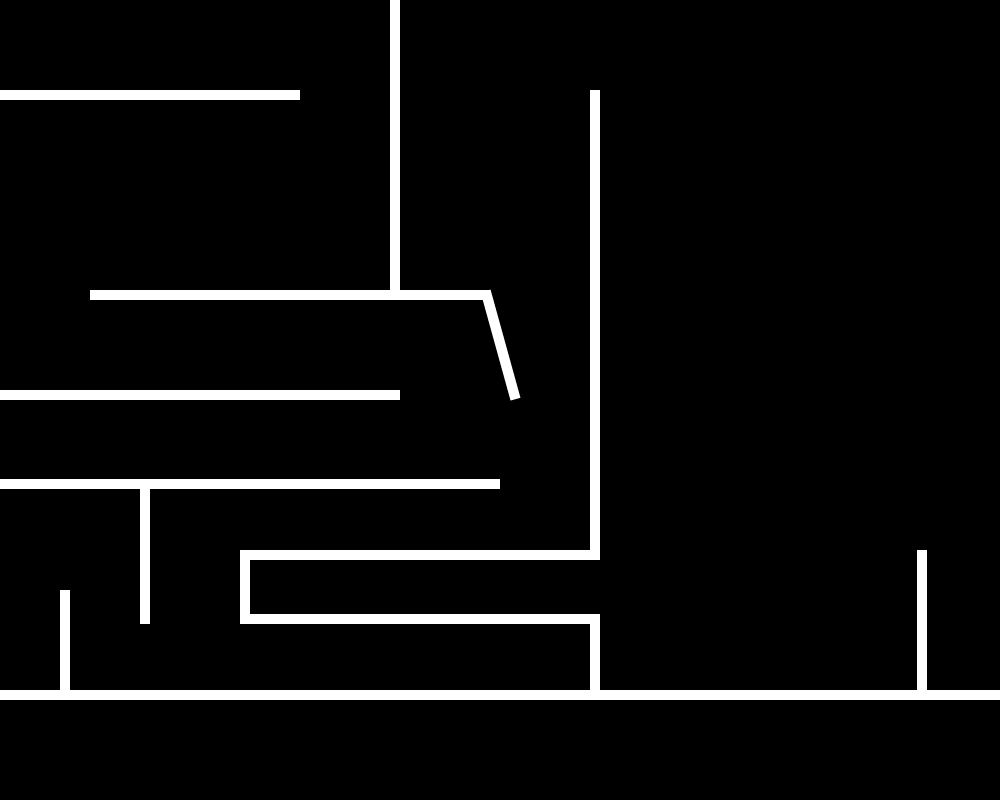
#> input picture level_maker/level design/level1.png, 1000 x 800 px, found by its file name
$ python level_maker.py   (older library calls are emulated)
#> lines starting #> are read from the running program, lines starting #| are printed output that depends on the picture; long printed decimals are rounded
#> in main, image is the input picture: shape (800, 1000, 4); mean R, G, B, A 14.9, 14.9, 14.9, 255
import sys, collections, math
import numpy as np

from scipy import misc, interpolate
from skimage.draw import line_aa

class Loc:
    def __init__(self,x,y):
        self.x=x
        self.y=y
    def __str__(self):
        return "(" + str(self.x) + "," + str(self.y) + ")"
    x = 0
    y = 0

    def clone( self ):
        return Loc( self.x, self.y )

    def up( self, amount ):
        return Loc( self.x, self.y-amount)
    def down( self, amount ):
        return Loc( self.x, self.y+amount)
    def left( self, amount ):
        return Loc( self.x-amount, self.y)
    def right( self, amount ):
        return Loc( self.x+amount, self.y)

    def get_eight_edges( self ):
        yield Loc(self.x-1,self.y  )
        yield Loc(self.x-1,self.y-1)
        yield Loc(self.x  ,self.y-1)
        yield Loc(self.x+1,self.y-1)
        yield Loc(self.x+1,self.y  )
        yield Loc(self.x+1,self.y+1)
        yield Loc(self.x  ,self.y+1)
        yield Loc(self.x-1,self.y+1)

    def add_polar( self, r, theta ):
        return Loc( self.x+r*math.cos(theta),self.y+r*math.sin(theta))

    def angle_to( self, other ):
        return math.atan2(other.y-self.y,other.x-self.x)


    def distance_to( self, other ):
        return math.sqrt( math.pow( other.x-self.x,2) + math.pow( other.y-self.y,2) )


    def rotate_around( self, other, angle ):
        theta = other.angle_to(self) + angle
        r = other.distance_to(self)
        return Loc( int(r*math.cos(theta)+other.x),int(r*math.sin(theta)+other.y) )
def distance_flood_2( in_image, tracking_color ):
#> called with tracking_color = (0, 0, 0)
    width = in_image.shape[1]
#> width = 1000
    height = in_image.shape[0]
#> height = 800
    loop_count = 0

    #find tracking color
    x_v = np.tile( np.arange(width), height )
    y_v = np.repeat( np.arange(height), width )
    is_color = np.logical_and((in_image[y_v,x_v,0] == tracking_color[0]),
                (in_image[y_v,x_v,1] == tracking_color[1]),
                (in_image[y_v,x_v,2] == tracking_color[2]))

    interest_list_x_v = x_v[is_color]
    interest_list_y_v = y_v[is_color]

    flood_map = np.full((height,width), float( "inf" ))
    flood_map[interest_list_y_v,interest_list_x_v] = 0

    loop_count = 0
    while( len(interest_list_x_v) > 0 ):

        def propogate_improvement(from_x_v,from_y_v,to_x_v,to_y_v,too_far_v):
            not_too_far_v = ~too_far_v
            from_x_v = from_x_v[not_too_far_v]
            from_y_v = from_y_v[not_too_far_v]
            to_x_v   = to_x_v[not_too_far_v]
            to_y_v   = to_y_v[not_too_far_v]

            suggested_value_v = flood_map[from_y_v,from_x_v] + 1
            is_color_v = np.logical_and( (in_image[to_y_v,to_x_v,0] == tracking_color[0]),
                (in_image[to_y_v,to_x_v,1] == tracking_color[1]),
                (in_image[to_y_v,to_x_v,2] == tracking_color[2]))
            suggested_value_v[is_color_v] = 0
            is_improvement_v = suggested_value_v < flood_map[to_y_v,to_x_v]
            good_to_y_v = to_y_v[is_improvement_v]
            good_to_x_v = to_x_v[is_improvement_v]
            good_suggested_value_v = suggested_value_v[is_improvement_v]

            flood_map[good_to_y_v,good_to_x_v] = good_suggested_value_v
            return good_to_x_v,good_to_y_v


        interest_list_y_up_v = interest_list_y_v-1
        good_up_x_v   , good_up_y_v    = propogate_improvement( interest_list_x_v, interest_list_y_v, interest_list_x_v      , interest_list_y_up_v  , interest_list_y_up_v    < 0       )
        interest_list_x_left_v = interest_list_x_v-1
        good_left_x_v , good_left_y_v  = propogate_improvement( interest_list_x_v, interest_list_y_v, interest_list_x_left_v , interest_list_y_v     , interest_list_x_left_v  < 0       )
        interest_list_y_down_v = interest_list_y_v+1
        good_down_x_v , good_down_y_v  = propogate_improvement( interest_list_x_v, interest_list_y_v, interest_list_x_v      , interest_list_y_down_v, interest_list_y_down_v  >= height )
        interest_list_x_right_v = interest_list_x_v+1
        good_right_x_v, good_right_y_v = propogate_improvement( interest_list_x_v, interest_list_y_v, interest_list_x_right_v, interest_list_y_v     , interest_list_x_right_v >= width  )

        good_x_v = np.concatenate((good_up_x_v,good_left_x_v,good_down_x_v,good_right_x_v))
        good_y_v = np.concatenate((good_up_y_v,good_left_y_v,good_down_y_v,good_right_y_v))
        if len(good_x_v) > 0:
            good_yx = np.dstack((good_y_v,good_x_v))
            good_yx = np.reshape(good_yx, (-1,2) ) #remove extra dimenson
            good_yx = np.unique( good_yx, axis=0 )
            interest_list_x_v = good_yx[:,1]
            interest_list_y_v = good_yx[:,0]
        else:
            interest_list_x_v = good_x_v
            interest_list_y_v = good_y_v

        loop_count += 1
        print( "interest list len: " + str(len(interest_list_x_v)) + " loop_count " + str( loop_count ) )
#> this loop made 9 passes
#> (interest_list_x_v, interest_list_y_v) on pass 8: ([394, 395, 144, 145, 64, 65, 594, 595, 921, 922], [292, 292, 486, 486, 692, 692, 692, 692, 692, 692])
#| interest list len: 9351 loop_count 1
#| interest list len: 9321 loop_count 2
#| interest list len: 9291 loop_count 3
#| interest list len: 9259 loop_count 4
#| interest list len: 9228 loop_count 5
#| interest list len: 308 loop_count 6
#| interest list len: 69 loop_count 7
#| interest list len: 10 loop_count 8
#> (further printed lines are left out)
#> after the loop, loop_count = 9
    return flood_map

# [32 lines left out: function distance_flood, not called in this run]

def find_needs( area ):
    area_shape = area.shape
    for y in range( area_shape[0] ):
        for x in range(area_shape[1] ):
            if area[y,x] != 0:
                yield Loc(x,y)

def climb_hill( area, loc ):
    done = False
    while not done:
        done = True
        for edge in loc.get_eight_edges():
            if edge.x < 0: continue
            if edge.y < 0: continue
            if edge.x >= area.shape[1]: continue
            if edge.y >= area.shape[0]: continue

            if area[edge.y,edge.x] > area[loc.y,loc.x]:
                loc = edge
                done = False
                continue
    return loc

def get_walk_value( area, line ):
    width = area.shape[1]
    height = area.shape[0]


    distance = line.length()
    step_v = np.arange( 0, distance, .1 )

    test_x_v = step_v/distance*(line.b.x-line.a.x)+line.a.x
    test_y_v = step_v/distance*(line.b.y-line.a.y)+line.a.y

    off_screen = (test_x_v<0).any() or (test_x_v>width-1.001).any() or \
                 (test_y_v<0).any() or (test_y_v>height-1.001).any()

    test_x_v = np.maximum( 0, np.minimum( width-1.001,  test_x_v ) )
    test_y_v = np.maximum( 0, np.minimum( height-1.001, test_y_v ) )

    left_v = np.floor( test_x_v ).astype(int)
    right_v = left_v + 1
    top_v  = np.floor( test_y_v ).astype(int)
    bottom_v = top_v + 1

    top_right_value_v    = area[ top_v   , right_v ]
    top_left_value_v     = area[ top_v   , left_v  ]
    bottom_right_value_v = area[ bottom_v, right_v ]
    bottom_left_value_v  = area[ bottom_v, left_v  ]

    top_value_v    = ( test_x_v-left_v )*( top_right_value_v   -top_left_value_v    )+top_left_value_v
    bottom_value_v = ( test_x_v-left_v )*( bottom_right_value_v-bottom_left_value_v )+bottom_left_value_v

    value_v        = ( test_y_v-top_v  )*( bottom_value_v      -top_value_v         )+top_value_v

    sumz = np.sum(value_v)

    bad_steps = (value_v == 0).any() or off_screen

    if not bad_steps:
        #return sumz/len(step_v) + .6*distance
        return sumz/len(step_v) * .1*distance
    else:
        return sumz/len(step_v) - .01*distance


# [26 lines left out: function get_walk_value_old, not called in this run]

def optimize( best_in, already_improved, test_function ):
    did_improvement = already_improved
    best_out = test_function(best_in)
    speed = 5
    count_out = 100
    max_improve = 100
    while count_out > 0 and max_improve > 0 and abs(speed) > .001:
        test_in = best_in + speed
        test_out = test_function(test_in)
        if test_out > best_out:
            best_out = test_out
            best_in = test_in
            speed *= 2
            count_out = 100
            did_improvement = True
            max_improve += 1
        else:
            speed *= -.5
            count_out -= 1
    return best_in, did_improvement

class Line:
    a = None
    b = None
    weight = 0
    def __init__(self,a,b,weight):
        self.a = a
        self.b = b
        self.weight = weight

    def clone( self ):
        return Line( self.a.clone(), self.b.clone(), self.weight )

    def get_line_command( self ):
        return "    aw(" + str(int(self.a.x)) + "," + str(int(self.a.y)) + "," + str(int(self.b.x)) + "," + str(int(self.b.y)) + "," + str(int(self.weight)) + ");"

    def contains( self, loc, extra_weight=1 ):
        closest_point = self.closest_loc_to( loc )
        return closest_point.distance_to( loc ) <= self.weight*.5*extra_weight

    def closest_loc_to( self, other ):
        myAngle = self.a.angle_to(self.b)
        rotated = other.rotate_around(self.a,-myAngle)
        bRotated = self.b.rotate_around(self.a,-myAngle )
        result = Loc(0,0)
        if rotated.x < min(self.a.x,bRotated.x):
            result = Loc(min(self.a.x,bRotated.x),self.a.y)
        elif rotated.x > max(self.a.x,bRotated.x):
            result = Loc(max(self.a.x,bRotated.x),self.a.y)
        else:
            result = Loc( rotated.x, self.a.y )

        return result.rotate_around( self.a, myAngle )

    def draw_on_image( self, image ):
        cc, rr, val = line_aa(int(self.a.x), int(self.a.y), int(self.b.x), int(self.b.y))
        rr = np.maximum(0,np.minimum(image.shape[0]-1,rr))
        cc = np.maximum(0,np.minimum(image.shape[1]-1,cc))
        image[rr, cc] = val * 100

    def get_average_weight( self, image ):
        sumz = 0
        count = 0
        distance = self.length()
        width = image.shape[1]
        height = image.shape[0]
        while count < distance:
            test = Loc( count/distance*(self.b.x-self.a.x)+self.a.x, count/distance*(self.b.y-self.a.y)+self.a.y )
            if test.x < 0 or test.y < 0 or test.x > width-1 or test.y > height-1:
                pass
            else:
                sumz += image[int(test.y),int(test.x)]
                count += 1
        return sumz/count

    def length( self ):
        return self.a.distance_to( self.b )

    def move_a_x( self, nv ):
        return Line( Loc( nv, self.a.y ), self.b, self.weight )
    def move_a_y( self, nv ):
        return Line( Loc( self.a.x, nv ), self.b, self.weight )
    def move_b_x( self, nv ):
        return Line( self.a, Loc( nv, self.b.y ), self.weight )
    def move_b_y( self, nv ):
        return Line( self.a, Loc( self.b.x, nv ), self.weight )
    def move_b_length( self, nv ):
        return Line( self.a, Loc( nv/self.length()*(self.b.x-self.a.x)+self.a.x,
                                  nv/self.length()*(self.b.y-self.a.y)+self.a.y ), self.weight )
    def move_a_length( self, nv ):
        return Line( Loc( nv/self.length()*(self.a.x-self.b.x)+self.b.x,
                          nv/self.length()*(self.a.y-self.b.y)+self.b.y ), self.b, self.weight )


    def __str__(self):
        return str(self.a) + " to " + str(self.b) + " w" + str(self.weight)


# [8 lines left out: function mainy, not called in this run]


def main( args ):
    print( "Processing level " + str( args ) )

    image = misc.imread( args[0], flatten= 0)
    flood = distance_flood_2( image, (0,0,0) )
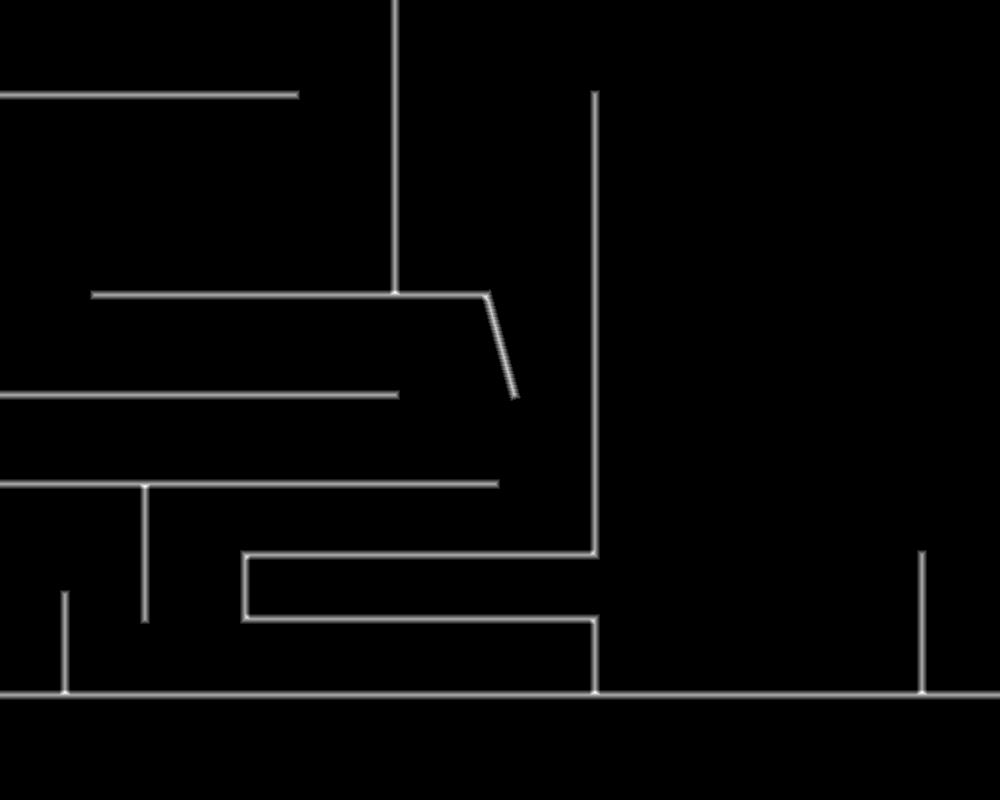
#> flood: shape (800, 1000) float64; min 0, max 8, mean 0.177; drawn with min black and max white
    #print( "Loaded image " + str( image ) + " which has shape " + str( image.shape ) )
    #flood =  misc.imread( args[0], flatten= 1)

    misc.imsave( "flood.bmp", flood )


    line_image = np.zeros( flood.shape )

    lines = []

    for need in find_needs( flood ):

#> in __init__, `self.x=x`: self.x = 390
#> in __init__, `self.y=y`: self.y = 0
        top_of_hill = climb_hill( flood, need )

        touches_line = False
        for line in lines:
            #print( "testing how far " + str( top_of_hill) + " is from " + str(line) )
            if line.contains(top_of_hill,5):
                touches_line = True
                #print( "touches!!")
                break

        if not touches_line:
            print( "going for " + str( top_of_hill ))
            distance = 10
            best_score = 0
            best_direction = 0
            if len( lines ) == 4:
                print( "hi" )
            for test_direction in (x*math.pi/100 for x in range(101)):
                walk_value = get_walk_value( flood,  Line( top_of_hill, top_of_hill.add_polar(distance,test_direction ),20 ) )
                #print( "testing direction " + str( test_direction ) + " gets " + str(walk_value) )
                if walk_value > best_score:
                    best_score = walk_value
                    best_direction = test_direction

            best_line = Line( top_of_hill, top_of_hill.add_polar(distance,best_direction), 20 )

            #see if we can optimize
            made_improvement = True
            while made_improvement:
                made_improvement = False
                before_line = best_line.clone()
                best_line.b.x, made_improvement = optimize( best_line.b.x     , made_improvement, lambda test: get_walk_value( flood, best_line.move_b_x(test) ) )
                best_line.b.y, made_improvement = optimize( best_line.b.y     , made_improvement, lambda test: get_walk_value( flood, best_line.move_b_y(test) ) )
                best_line.a.x, made_improvement = optimize( best_line.a.x     , made_improvement, lambda test: get_walk_value( flood, best_line.move_a_x(test) ) )
                best_line.a.y, made_improvement = optimize( best_line.a.y     , made_improvement, lambda test: get_walk_value( flood, best_line.move_a_y(test) ) )
                new_length   , made_improvement = optimize( best_line.length(), made_improvement, lambda test: get_walk_value( flood, best_line.move_a_length( test ) ) )
                best_line.a = best_line.move_a_length(new_length).a
                new_length   , made_improvement = optimize( best_line.length(), made_improvement, lambda test: get_walk_value( flood, best_line.move_b_length( test ) ) )
                best_line.b = best_line.move_b_length(new_length).b
                if made_improvement:
                    print( "improved " + str( before_line ) + " -> " + str( best_line ) )

            #line = Line(top_of_hill,top_of_hill.add_polar(distance,best_direction), flood[int(top_of_hill.y),int(top_of_hill.x)] )
            print( "adding line" + str(len(lines)+1) + " " + str(best_line) )
            best_line.weight = best_line.get_average_weight( flood )*2
            lines.append( best_line )

            best_line.draw_on_image( line_image )

            # save image for debugging purposes :)
            #misc.imsave( "line_image_" + str(len(lines)) + ".bmp", line_image  )

            if len( lines ) > 100:
                break
#> this loop made 46837 passes
#| going for (394,0)
#| improved (394,0) to (394.314,9.995) w20 -> (394.0,0.0) to (395.058,299.998) w20
#| improved (394.0,0.0) to (395.058,299.998) w20 -> (394.0,0.0) to (395.025,299.998) w20
#| adding line1 (394.0,0.0) to (395.025,299.998) w20
#| going for (4,94)
#| improved (4,94) to (14.0,94.0) w20 -> (0.0009766,94.763) to (299.0,94.0) w20
#| improved (0.0009766,94.763) to (299.0,94.0) w20 -> (0.0009766,94.764) to (299.0,94.0) w20
#| adding line2 (0.0009766,94.764) to (299.0,94.0) w20
#| going for (594,94)
#| improved (594,94) to (594.628,103.980) w20 -> (593.998,91.499) to (595.056,560.097) w20
#> (further printed lines are left out)
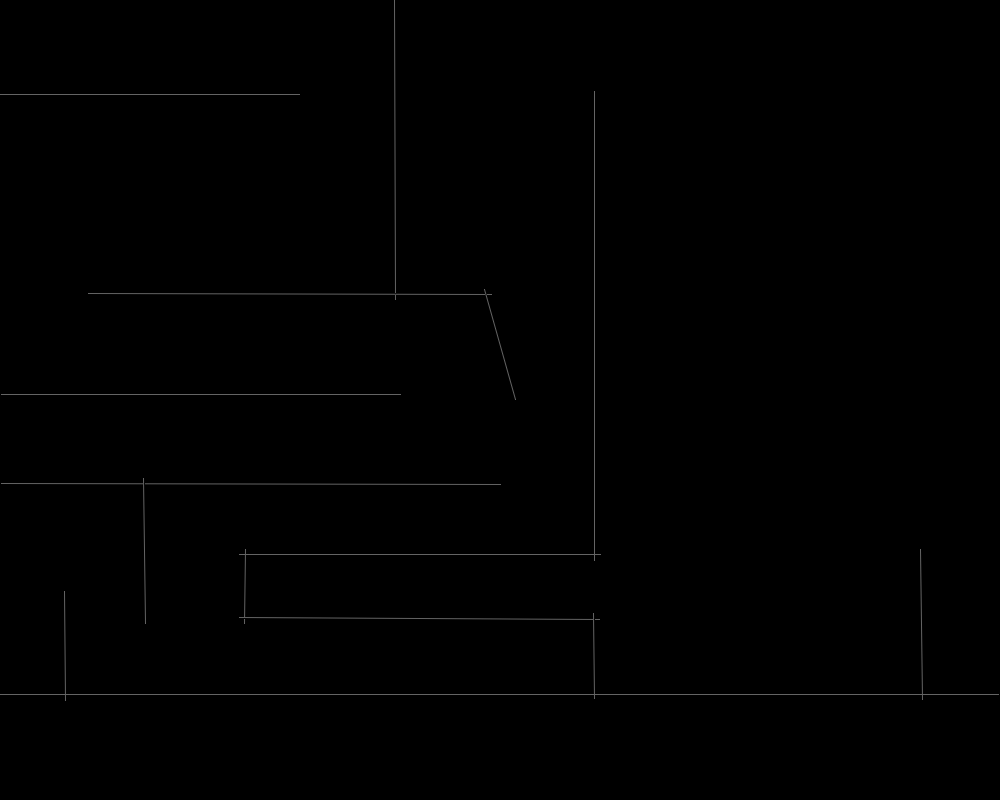
#> line_image: shape (800, 1000) float64; min 0, max 100, mean 0.6

    misc.imsave( "line_image.bmp", line_image )
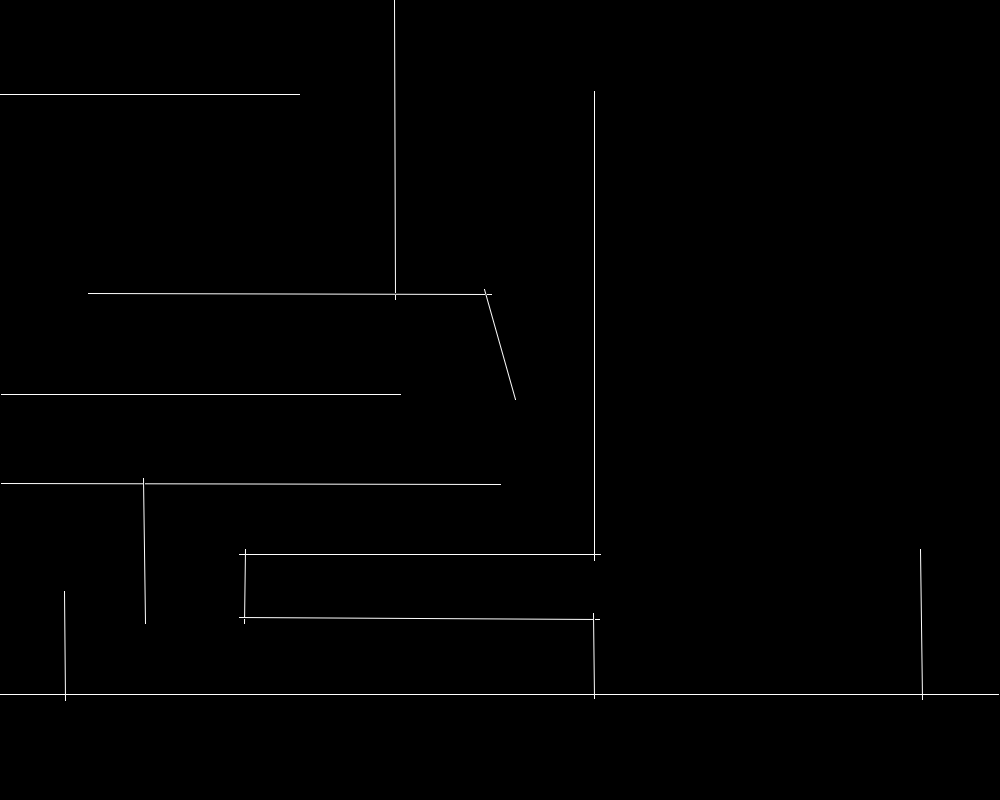
#> saved as line_image.bmp: PIL image 1000x800 L; min 0, max 255, mean 1.5

    for line in lines:
        #pull in the ends by half the weight
        length = line.length()
        line.b = line.move_b_length( length- line.weight*.5 ).b
        line.a = line.move_a_length( length- line.weight ).a
#> this loop made 15 passes

    # open new txt output file
    filepath = 'walls.txt'
    text_file = open(filepath, 'a')
    text_file.write('## generated walls! ##\n\n')

    for line in lines:
        print( line.get_line_command() )
        text_file.write( line.get_line_command() + '\n' )

    print('saving file as ' + filepath)
    text_file.close()
    input('Press ENTER to exit...')

if(__name__ == '__main__'):
    if len( sys.argv ) < 2:
        sys.argv.append( r"level design\level1.png" )


    main(sys.argv[1:])
